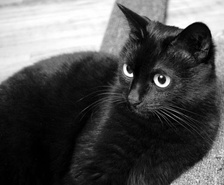
#> input picture color_recognition-main/src/black_cat.jpg, 224 x 185 px, shrunk from 480 x 396 before the run
$ python color_classification_image.py
#> lines starting #> are read from the running program, lines starting #| are printed output that depends on the picture
### color_recognition-main/src/color_recognition_api/color_histogram_feature_extraction.py
#!/usr/bin/python
# -*- coding: utf-8 -*-
# ----------------------------------------------
# --- Author         : Ahmet Ozlu
# --- Mail           : ahmetozlu93@gmail.com
# --- Date           : 31st December 2017 - new year eve :)
# ----------------------------------------------

from PIL import Image
import os
import cv2
import numpy as np
import matplotlib.pyplot as plt
from scipy.stats import itemfreq
from color_recognition_api import knn_classifier as knn_classifier


def color_histogram_of_test_image(test_src_image):

    # load the image
    image = test_src_image

    chans = cv2.split(image)
    colors = ('b', 'g', 'r')
    features = []
    feature_data = ''
    counter = 0
    for (chan, color) in zip(chans, colors):
        counter = counter + 1

        hist = cv2.calcHist([chan], [0], None, [256], [0, 256])
        features.extend(hist)

        # find the peak pixel values for R, G, and B
        elem = np.argmax(hist)

        if counter == 1:
            blue = str(elem)
        elif counter == 2:
            green = str(elem)
        elif counter == 3:
            red = str(elem)
            feature_data = red + ',' + green + ',' + blue
            # print(feature_data)

    with open('test.data', 'w') as myfile:
        myfile.write(feature_data)


def color_histogram_of_training_image(img_name):

    # detect image color by using image file name to label training data
    if 'red' in img_name:
        data_source = 'red'
    elif 'yellow' in img_name:
        data_source = 'yellow'
    elif 'green' in img_name:
        data_source = 'green'
    elif 'orange' in img_name:
        data_source = 'orange'
    elif 'white' in img_name:
        data_source = 'white'
    elif 'black' in img_name:
        data_source = 'black'
    elif 'blue' in img_name:
        data_source = 'blue'
    elif 'violet' in img_name:
        data_source = 'violet'
    else: # Fallback for unclassified images, though training data should be clean
        data_source = 'unknown'

    # load the image
    image = cv2.imread(img_name)

    chans = cv2.split(image)
    colors = ('b', 'g', 'r')
    features = []
    feature_data = ''
    counter = 0
    for (chan, color) in zip(chans, colors):
        counter = counter + 1

        hist = cv2.calcHist([chan], [0], None, [256], [0, 256])
        features.extend(hist)

        # find the peak pixel values for R, G, and B
        elem = np.argmax(hist)

        if counter == 1:
            blue = str(elem)
        elif counter == 2:
            green = str(elem)
        elif counter == 3:
            red = str(elem)
            feature_data = red + ',' + green + ',' + blue

    with open('training.data', 'a') as myfile:
        myfile.write(feature_data + ',' + data_source + '\n')


def training():
    # Ensure the training.data file is empty before starting new training
    if os.path.exists('training.data'):
        os.remove('training.data')
    open('training.data', 'w').close() # Create an empty file

    training_datasets_path = './training_dataset/'
    color_folders = [f for f in os.listdir(training_datasets_path) if os.path.isdir(os.path.join(training_datasets_path, f))]

    for color_folder in color_folders:
        folder_path = os.path.join(training_datasets_path, color_folder)
        print(f"Processing training images for: {color_folder}")
        for f in os.listdir(folder_path):
            if f.lower().endswith(('.png', '.jpg', '.jpeg', '.bmp', '.tiff')): # Process only image files
                color_histogram_of_training_image(os.path.join(folder_path, f))

# [17 lines left out: function plot_color_histogram, not called in this run]

### color_recognition-main/src/color_recognition_api/knn_classifier.py
#!/usr/bin/python
# -*- coding: utf-8 -*-
# ----------------------------------------------
# --- Author         : Ahmet Ozlu
# --- Mail           : ahmetozlu93@gmail.com
# --- Date           : 31st December 2017 - new year eve :)
# ----------------------------------------------

import csv
import random
import math
import operator
import cv2


# calculation of euclidead distance
def calculateEuclideanDistance(variable1, variable2, length):
    distance = 0
    for x in range(length):
        distance += pow(variable1[x] - variable2[x], 2)
    return math.sqrt(distance)


# get k nearest neigbors
def kNearestNeighbors(training_feature_vector, testInstance, k):
    distances = []
    length = len(testInstance)
    for x in range(len(training_feature_vector)):
        dist = calculateEuclideanDistance(testInstance,
                training_feature_vector[x], length)
        distances.append((training_feature_vector[x], dist))
    distances.sort(key=operator.itemgetter(1))
    neighbors = []
    for x in range(k):
        neighbors.append(distances[x][0])
    return neighbors


# votes of neighbors
def responseOfNeighbors(neighbors):
    all_possible_neighbors = {}
    for x in range(len(neighbors)):
        response = neighbors[x][-1]
        if response in all_possible_neighbors:
            all_possible_neighbors[response] += 1
        else:
            all_possible_neighbors[response] = 1
    sortedVotes = sorted(all_possible_neighbors.items(),
                         key=operator.itemgetter(1), reverse=True)

    # Return the predicted class and the count of votes for that class
    return sortedVotes[0][0], sortedVotes[0][1]


# Load image feature data to training feature vectors and test feature vector
def loadDataset(
    filename,
    filename2,
    training_feature_vector=[],
    test_feature_vector=[],
    ):
    # Clear existing data to prevent accumulation on multiple calls
    training_feature_vector.clear()
    test_feature_vector.clear()

    with open(filename) as csvfile:
        lines = csv.reader(csvfile)
        dataset = list(lines)
        for x in range(len(dataset)):
            # Ensure data has at least 4 columns (R, G, B, Label)
            if len(dataset[x]) >= 4:
                try:
                    for y in range(3): # Convert R, G, B to float
                        dataset[x][y] = float(dataset[x][y])
                    training_feature_vector.append(dataset[x])
                except ValueError:
                    print(f"Skipping malformed training data row: {dataset[x]}")
            else:
                print(f"Skipping incomplete training data row: {dataset[x]}")


    with open(filename2) as csvfile:
        lines = csv.reader(csvfile)
        dataset = list(lines)
        for x in range(len(dataset)):
            # Ensure data has at least 3 columns (R, G, B)
            if len(dataset[x]) >= 3:
                try:
                    for y in range(3): # Convert R, G, B to float
                        dataset[x][y] = float(dataset[x][y])
                    test_feature_vector.append(dataset[x])
                except ValueError:
                    print(f"Skipping malformed test data row: {dataset[x]}")
            else:
                print(f"Skipping incomplete test data row: {dataset[x]}")


def main(training_data, test_data, k_value=3):
    training_feature_vector = []  # training feature vector
    test_feature_vector = []  # test feature vector
    loadDataset(training_data, test_data, training_feature_vector, test_feature_vector)

    if not test_feature_vector:
        return "No test data", 0 # Return a default if no test data is loaded

    classifier_prediction = []  # predictions
    k = k_value  # K value of k nearest neighbor

    # Ensure k is not greater than the number of training samples
    if k > len(training_feature_vector):
        k = len(training_feature_vector) if len(training_feature_vector) > 0 else 1
        print(f"Warning: K value adjusted to {k} as it was greater than training data size.")

    for x in range(len(test_feature_vector)):
        neighbors = kNearestNeighbors(training_feature_vector, test_feature_vector[x], k)
        result, votes = responseOfNeighbors(neighbors)
        classifier_prediction.append((result, votes, k)) # Store prediction, votes, and k

    # For a single test instance, return its prediction, votes, and k
    if classifier_prediction:
        return classifier_prediction[0][0], classifier_prediction[0][1], classifier_prediction[0][2]
    else:
        return "N/A", 0, k # Fallback if no prediction was made

### color_recognition-main/src/color_classification_image.py
#!/usr/bin/python
# -*- coding: utf-8 -*-
# -------------------------------------------------------------------------
# --- Author         : Ahmet Ozlu
# --- Mail           : ahmetozlu93@gmail.com
# --- Date           : 8th July 2018 - before Google inside look 2018 :)
# -------------------------------------------------------------------------

import cv2
from color_recognition_api import color_histogram_feature_extraction
from color_recognition_api import knn_classifier
import os
import os.path
import sys

# read the test image
image_path = 'black_cat.jpg' # Default image
if len(sys.argv) > 1:
    image_path = sys.argv[1]

source_image = cv2.imread(image_path)
#> source_image is the input picture: shape (185, 224, 3); min 0, max 255, mean 82.4

if source_image is None:
    print(f"Error: Could not load image from {image_path}. Please check the path.")
    sys.exit(1)

prediction = 'n.a.'
votes = 0
k_used = 0

# checking whether the training data is ready
PATH = './training.data'

if os.path.isfile(PATH) and os.access(PATH, os.R_OK) and os.path.getsize(PATH) > 0:
    print ('Training data is ready, classifier is loading...')
else:
    print ('Training data is being created...')
    # Ensure the training.data file is created/cleared before training
    color_histogram_feature_extraction.training()
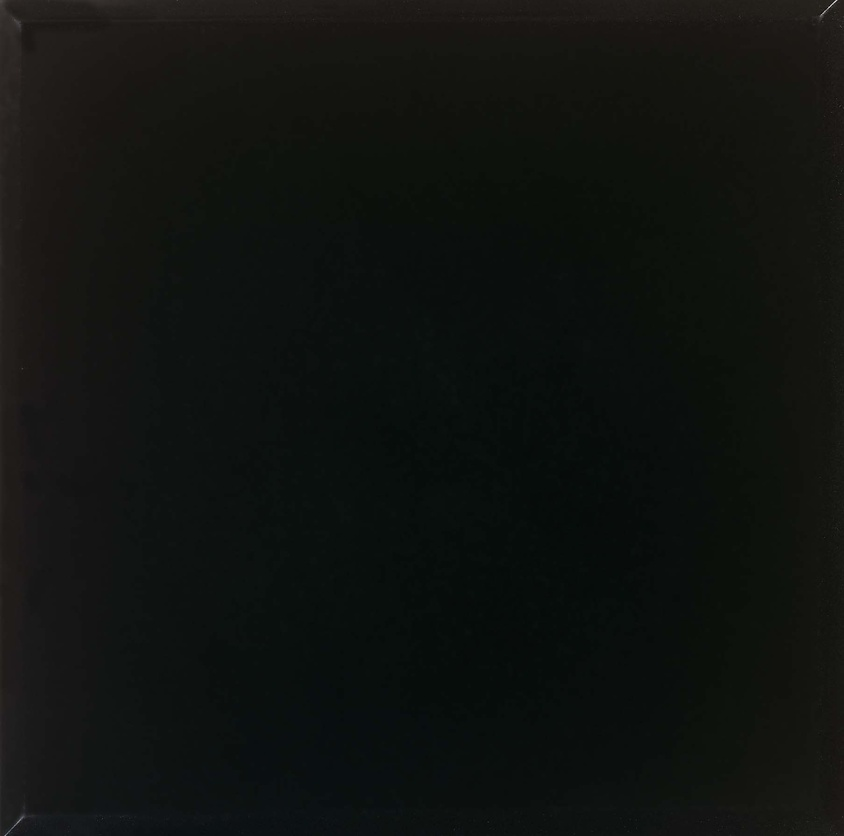
#> input picture color_recognition-main/src/training_dataset/black/black10.png.jpg, 844 x 836 px, shrunk from 1807 x 1789 before the run
#> in color_histogram_of_training_image, image is the input picture: shape (836, 844, 3); mean B, G, R 16, 18.7, 16
#> the loop in color_histogram_of_training_image, `for (chan, color) in zip(chans, colors):` made 3 passes
#> (color, elem, red, feature_data) on pass 3: ('r', 10, '10', '10,18,13')
#> (color, elem, blue) on pass 1: ('b', 13, '13')
#> after the loop in color_histogram_of_training_image, `for (chan, color) in zip(chans, colors):`: counter = 3; features = 768 items, first 6: [1], [0], [1], [0], [0], [0]
    print ('Training data is ready, classifier is loading...')

# get the prediction
color_histogram_feature_extraction.color_histogram_of_test_image(source_image)
#> the loop in color_histogram_of_test_image, `for (chan, color) in zip(chans, colors):` made 3 passes
#> (color, red, feature_data) on pass 3: ('r', '12', '12,12,12')
#> (color, blue) on pass 1: ('b', '12')
#> after the loop in color_histogram_of_test_image, `for (chan, color) in zip(chans, colors):`: counter = 3; features = 768 items, first 6: [309], [688], [494], [500], [615], [648]
prediction, votes, k_used = knn_classifier.main('training.data', 'test.data', k_value=5) # Using k=5 for potentially better stability
print(f'Detected color is: {prediction} (Votes: {votes}/{k_used})')

# --- Visual Enhancements ---
# Get image dimensions
h, w, _ = source_image.shape
#> h = 185; w = 224

# Define a central region of interest (ROI) for visual emphasis
# This rectangle indicates the area from which the color is primarily analyzed.
roi_x1, roi_y1 = int(w * 0.3), int(h * 0.3)
#> roi_x1 = 67; roi_y1 = 55
roi_x2, roi_y2 = int(w * 0.7), int(h * 0.7)
#> roi_x2 = 156; roi_y2 = 129
cv2.rectangle(source_image, (roi_x1, roi_y1), (roi_x2, roi_y2), (0, 255, 0), 2) # Green rectangle, 2px thickness

# Add prediction text
text_prediction = f'Color: {prediction}'
text_confidence = f'Confidence: {votes}/{k_used}' # Display votes out of K neighbors

# Text properties
font = cv2.FONT_HERSHEY_SIMPLEX
font_scale = 1.5
font_thickness = 3
text_color = (0, 0, 255) # Red color for text

# Calculate text size to position it better
(text_w_pred, text_h_pred), _ = cv2.getTextSize(text_prediction, font, font_scale, font_thickness)
(text_w_conf, text_h_conf), _ = cv2.getTextSize(text_confidence, font, font_scale, font_thickness)

# Position text (top-left corner, with padding)
cv2.putText(source_image, text_prediction, (20, text_h_pred + 20), font, font_scale, text_color, font_thickness, cv2.LINE_AA)
cv2.putText(source_image, text_confidence, (20, text_h_pred + text_h_conf + 40), font, font_scale, text_color, font_thickness, cv2.LINE_AA)
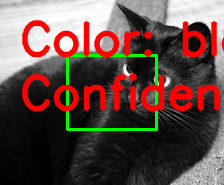
#> source_image: shape (185, 224, 3); mean B, G, R 70.1, 75.1, 99.6

# Display the resulting frame
cv2.imshow('Color Classifier - Image', source_image)
cv2.waitKey(0)
cv2.destroyAllWindows()

# Optional: Plot histogram for the test image (for debugging/analysis)
# test_image_for_hist = cv2.imread(image_path)
# if test_image_for_hist is not None:
#     color_histogram_feature_extraction.plot_color_histogram(test_image_for_hist, title=f"Histogram for {prediction} image")
